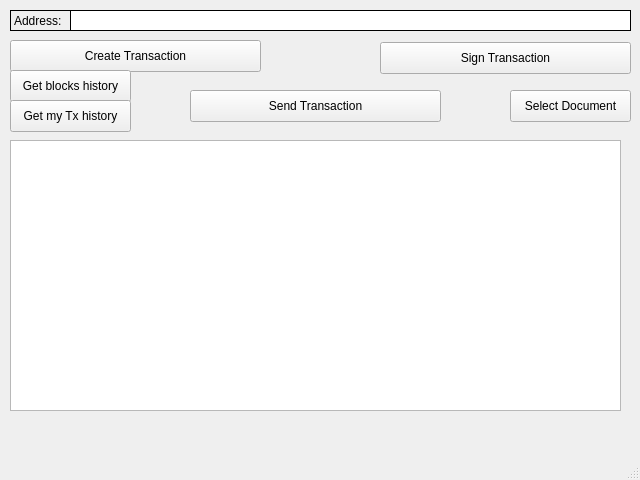
<?xml version="1.0" encoding="UTF-8"?>
<ui version="4.0">
 <class>MainWindow</class>
 <widget class="QMainWindow" name="MainWindow">
  <property name="geometry">
   <rect>
    <x>0</x>
    <y>0</y>
    <width>640</width>
    <height>480</height>
   </rect>
  </property>
  <property name="windowTitle">
   <string>Trusted Wallet</string>
  </property>
  <widget class="QWidget" name="centralwidget">
   <widget class="QPushButton" name="create_transaction_button">
    <property name="geometry">
     <rect>
      <x>10</x>
      <y>40</y>
      <width>251</width>
      <height>32</height>
     </rect>
    </property>
    <property name="text">
     <string>Create Transaction</string>
    </property>
   </widget>
   <widget class="QPlainTextEdit" name="tx_info_edit">
    <property name="geometry">
     <rect>
      <x>10</x>
      <y>140</y>
      <width>611</width>
      <height>271</height>
     </rect>
    </property>
    <property name="readOnly">
     <bool>true</bool>
    </property>
   </widget>
   <widget class="QLabel" name="label">
    <property name="geometry">
     <rect>
      <x>10</x>
      <y>10</y>
      <width>61</width>
      <height>21</height>
     </rect>
    </property>
    <property name="styleSheet">
     <string notr="true">border: 1px solid black;</string>
    </property>
    <property name="text">
     <string>Address:</string>
    </property>
   </widget>
   <widget class="QLineEdit" name="user_address">
    <property name="geometry">
     <rect>
      <x>70</x>
      <y>10</y>
      <width>561</width>
      <height>21</height>
     </rect>
    </property>
    <property name="styleSheet">
     <string notr="true">border: 1px solid black;</string>
    </property>
    <property name="readOnly">
     <bool>true</bool>
    </property>
   </widget>
   <widget class="QPushButton" name="get_blockchain_button">
    <property name="geometry">
     <rect>
      <x>10</x>
      <y>70</y>
      <width>121</width>
      <height>32</height>
     </rect>
    </property>
    <property name="text">
     <string>Get blocks history</string>
    </property>
   </widget>
   <widget class="QPushButton" name="sign_transaction_button">
    <property name="geometry">
     <rect>
      <x>380</x>
      <y>42</y>
      <width>251</width>
      <height>32</height>
     </rect>
    </property>
    <property name="text">
     <string>Sign Transaction</string>
    </property>
   </widget>
   <widget class="QPushButton" name="send_transaction_button">
    <property name="geometry">
     <rect>
      <x>190</x>
      <y>90</y>
      <width>251</width>
      <height>32</height>
     </rect>
    </property>
    <property name="text">
     <string>Send Transaction</string>
    </property>
   </widget>
   <widget class="QPushButton" name="select_document_button">
    <property name="geometry">
     <rect>
      <x>510</x>
      <y>90</y>
      <width>121</width>
      <height>32</height>
     </rect>
    </property>
    <property name="text">
     <string>Select Document</string>
    </property>
   </widget>
   <widget class="QPushButton" name="get_txHistory_button">
    <property name="geometry">
     <rect>
      <x>10</x>
      <y>100</y>
      <width>121</width>
      <height>32</height>
     </rect>
    </property>
    <property name="text">
     <string>Get my Tx history</string>
    </property>
   </widget>
  </widget>
  <widget class="QMenuBar" name="menubar">
   <property name="geometry">
    <rect>
     <x>0</x>
     <y>0</y>
     <width>640</width>
     <height>24</height>
    </rect>
   </property>
  </widget>
  <widget class="QStatusBar" name="statusbar"/>
 </widget>
 <resources/>
 <connections/>
</ui>
